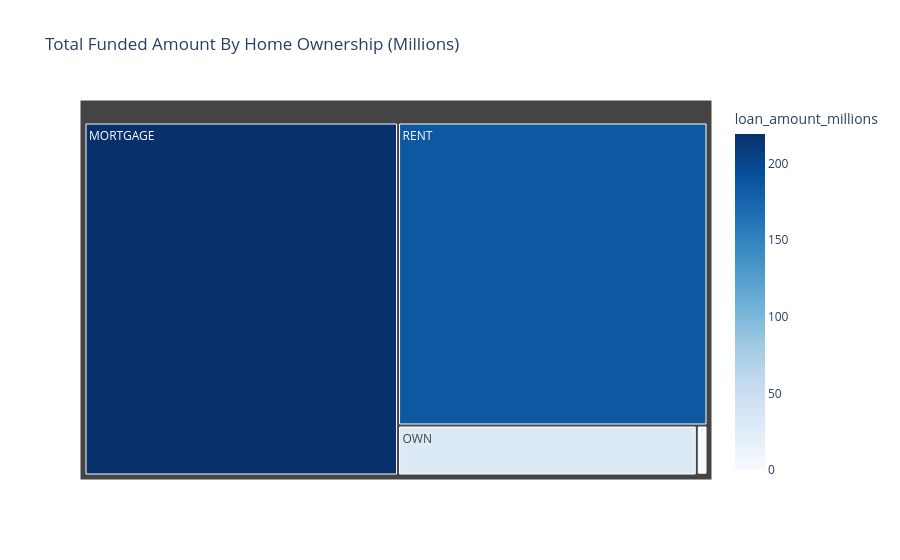

The notebook cell this image was saved under:
### Markdown cell above
### Home Ownership By Total Funded Amount

### Code cell
home_funding = df.groupby('home_ownership')['loan_amount'].sum().reset_index()
home_funding['loan_amount_millions'] = home_funding['loan_amount'] / 1000000

fig = px.treemap(
    home_funding,
    path=['home_ownership'],
    values='loan_amount_millions',
    color='loan_amount_millions',
    color_continuous_scale='Blues',
    title='Total Funded Amount By Home Ownership (Millions)'
)

fig.show()

### Figure 1 — Plotly figure (JSON) as saved in the notebook; plotly's stock layout.template omitted (floating-point values rounded to 4 significant figures)
{"data": [{"branchvalues": "total", "customdata": [[219.3], [0.0168], [1.045], [29.6], [185.8]], "domain": {"x": [0, 1], "y": [0, 1]}, "hovertemplate": "labels=%{label}<br>loan_amount_millions_sum=%{value}<br>parent=%{parent}<br>id=%{id}<br>loan_amount_millions=%{color}<extra></extra>", "ids": ["MORTGAGE", "NONE", "OTHER", "OWN", "RENT"], "labels": ["MORTGAGE", "NONE", "OTHER", "OWN", "RENT"], "marker": {"coloraxis": "coloraxis", "colors": [219.3, 0.0168, 1.045, 29.6, 185.8]}, "name": "", "parents": ["", "", "", "", ""], "type": "treemap", "values": [219.3, 0.0168, 1.045, 29.6, 185.8]}], "layout": {"coloraxis": {"colorbar": {"title": {"text": "loan_amount_millions"}}, "colorscale": [[0, "rgb(247,251,255)"], [0.125, "rgb(222,235,247)"], [0.25, "rgb(198,219,239)"], [0.375, "rgb(158,202,225)"], [0.5, "rgb(107,174,214)"], [0.625, "rgb(66,146,198)"], [0.75, "rgb(33,113,181)"], [0.875, "rgb(8,81,156)"], [1, "rgb(8,48,107)"]]}, "legend": {"tracegroupgap": 0}, "title": {"text": "Total Funded Amount By Home Ownership (Millions)"}}}
